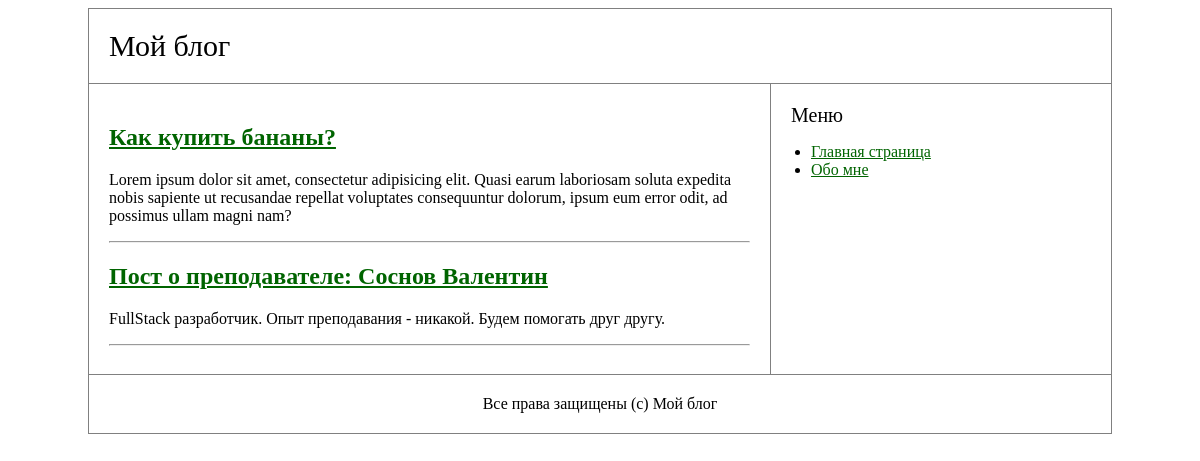
The page / on the database its author committed.
### tables this page shows
CREATE TABLE `articles` (
  `id` int NOT NULL,
  `author_id` int NOT NULL,
  `name` varchar(255) NOT NULL,
  `text` text NOT NULL,
  `created_at` datetime NOT NULL DEFAULT CURRENT_TIMESTAMP
);

### src/my_project/view/view.php (called while the page is built, shortened)
<?php
class View
{
    private $templatesPath;
    public function __construct(string $templatesPath)
    {
        $this->templatesPath = $templatesPath;
    }
    public function renderHtml(string $templateName, array $vars = [], int $code=200)
    {
        extract($vars);
        include $this->templatesPath . '/' . $templateName;
    }
}
?>

### src/my_project/controllers/MainController.php (called while the page is built, shortened)
<?php
    class MainController{
        private $view;
        public function __construct()
        {
            $this->view = new View(__DIR__.'/../../templates');
        }
        public function main() {
            $articles=Article::findAll();
            $this->view->renderHtml('main/main.php', ['articles'=>$articles]);
    }
    }
?>

### www/index.php (called while the page is built, shortened)
<?php
    $route=$_GET['route'] ?? '';
    $routes=require __DIR__.'/../src/routes.php';
    foreach($routes as $pattern => $controllerAndAction){
        preg_match($pattern, $route, $matches);
        if (!empty($matches)){
            break;
        }
    }
    $actionName=$controllerAndAction[1];
    unset($matches[0]);
    $controller=new $controllerName();
    $controller->$actionName(...$matches);
?>

### src/settings.php (called while the page is built)
<?php
    return[
        'db'=>[
            'host' => 'localhost',
            'dbname' => 'db_blog',
            'user' => 'root',
            'password' => 'root',
        ]
        ];
?>

### src/services/db.php (called while the page is built, shortened)
<?php
class Db{
    private $pdo;
    private static $instance;
    private function __construct()
    {
        $dbOptions = (require __DIR__.'/../settings.php')['db'];
        $this->pdo = new \PDO(
            'mysql:host=' . $dbOptions['host'] . ';dbname=' . $dbOptions['dbname'],
            $dbOptions['user'],
            $dbOptions['password']
        );
        $this->pdo->exec('SET NAMES UTF8');
    }
    public function query(string $sql, $params=[], string $className ='stdClass'):array {
        $sth = $this->pdo->prepare($sql);
        $result = $sth->execute($params);
        return $sth->fetchAll(\PDO::FETCH_CLASS, $className);
    }
    public static function getInstance() :self {
        if (self::$instance===null){
            self::$instance = new self;
        }
        return self::$instance;
    }
}
?>

### src/my_project/models/ActiveRecordEntity.php (called while the page is built, shortened)
<?php
    abstract class ActiveRecordEntity{
        protected $id;
        public function getId() :int{
            return $this->id;
        }
        private function underscoreToCamelCase(string $source) :string{
            return lcfirst(str_replace('_','', ucwords($source, '_')));
        }
        public static function findAll():array{
            $db = Db::getInstance();
            return $db->query( 'SELECT * FROM `'.static::getTableName().'`;', [],static::class);
        }
    }

### src/my_project/models/articles/article.php (called while the page is built, shortened)
<?php
class Article extends ActiveRecordEntity {
    protected $name, $text, $authorId, $createdAt;
    public function getName() :string{
        return $this->name;
    }
    public function getText() :string{
        return $this->text;
    }
    protected static function getTableName() :string{
        return 'articles';
    }
}
?>

### src/templates/main/main.php (the view)
<?php include __DIR__.'/../header.php' ?>
        <td>
        <?php foreach ($articles as $article): ?>
                <h2><a href="articles/<?=$article->getId()?>"><?= $article->getName() ?></a></h2>
                <p><?= $article->getText() ?></p>
                <hr>
            <?php endforeach; ?>
        </td>
<?php include __DIR__.'/../footer.php' ?>

### src/templates/header.php (shortened to what this page needs)
<!DOCTYPE html>
<html lang="ru">
<head>
    <link rel="stylesheet" href="/styles/style.css">
</head>
<body>
<table class="layout">
    <tr>
        <td colspan="2" class="header">
            Мой блог
        </td>
    </tr>
    <tr>

### src/templates/footer.php
        <td width="300px" class="sidebar">
            <div class="sidebarHeader">Меню</div>
            <ul>
                <li><a href="/">Главная страница</a></li>
                <li><a href="/about-me">Обо мне</a></li>
            </ul>
        </td>
    </tr>
    <tr>
        <td class="footer" colspan="2">Все права защищены (c) Мой блог</td>
    </tr>
</table>
</body>
</html>

### styles/style.css (style rules this page uses)
.layout { width: 100%; max-width: 1024px; margin: auto; background-color: white; border-collapse: collapse; }
.layout tr td { padding: 20px; vertical-align: top; border: solid 1px gray; }
.header { font-size: 30px; }
.footer { text-align: center; }
.sidebarHeader { font-size: 20px; }
.sidebar ul { padding-left: 20px; }
a, a:visited { color: darkgreen; }

### rows shown on the page
articles: name "Как купить бананы?", text "Lorem ipsum dolor sit amet, consectetur adipisicing elit. Quasi earum laboriosam soluta expedita nobis sapiente ut recusandae repellat voluptates consequuntur dolorum, ipsum eum error odit, ad possimus ullam magni nam?"
articles: name "Пост о преподавателе: Соснов Валентин", text "FullStack разработчик. Опыт преподавания - никакой. Будем помогать друг другу."
